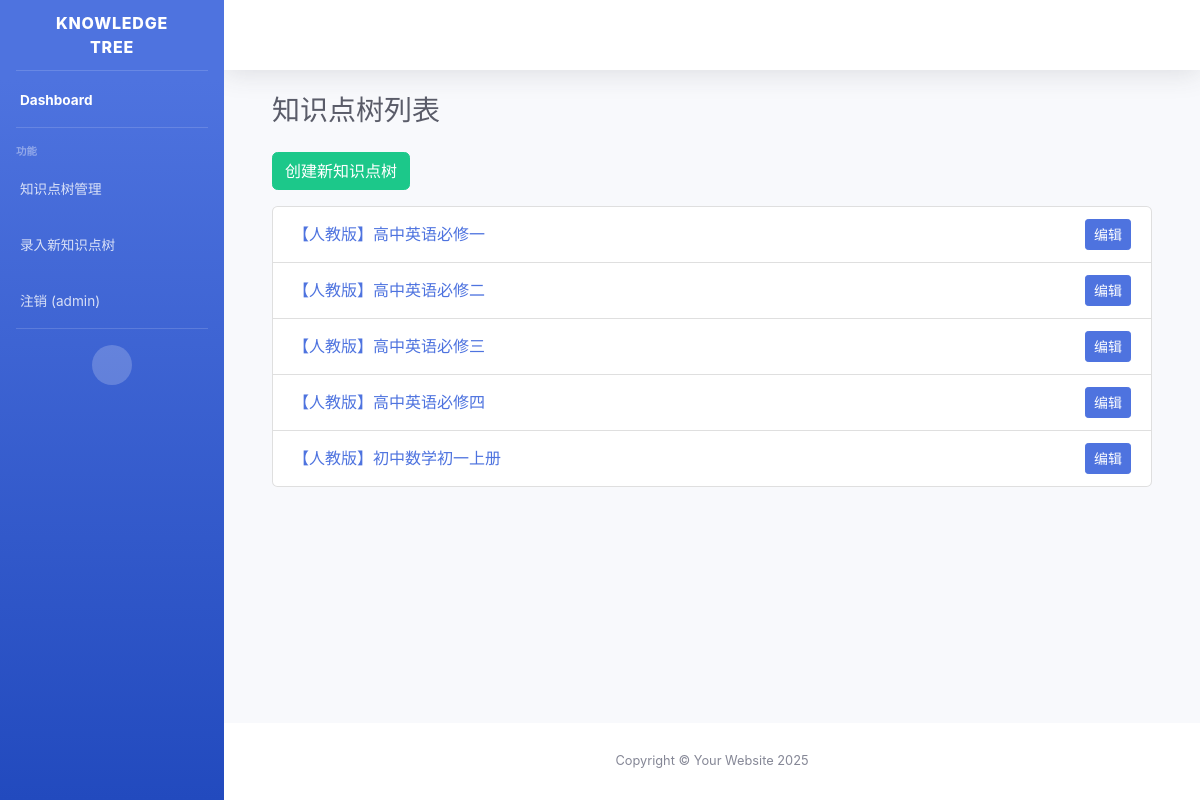
The app's page / (signed in) with its own data.
### tree/models.py (models this page shows, shortened)
class KnowledgeTree(models.Model):
    title = models.CharField(max_length=255, default="Untitled Knowledge Tree")
    data = models.JSONField(default=dict, blank=True)
    created_at = models.DateTimeField(auto_now_add=True)
    updated_at = models.DateTimeField(auto_now=True)

### tree/views.py (the view)
# urls.py: path('', views.index, name='index'),
def index(request):
    trees = KnowledgeTree.objects.all()
    return render(request, 'tree/index.html', {'trees': trees})

### tree/templates/tree/index.html (shortened to what this page needs)
{% extends 'tree/base.html' %}
{% block content %}
<div class="container-fluid">
    <h1 class="h3 mb-4 text-gray-800">知识点树列表</h1>
    <a href="{% url 'tree:create_tree' %}" class="btn btn-success mb-3">创建新知识点树</a>
    <ul class="list-group">
      {% for tree in trees %}
      <li class="list-group-item d-flex justify-content-between align-items-center">
        <a href="{% url 'tree:view_tree' tree.id %}">{{ tree.title }}</a>
        <div>
          <a href="{% url 'tree:edit_tree' tree.id %}" class="btn btn-sm btn-primary">编辑</a>
        </div>
      </li>
      {% empty %}
      <li class="list-group-item">暂无知识点树</li>
      {% endfor %}
    </ul>
</div>
{% endblock %}

### tree/templates/tree/base.html (shortened to what this page needs)
{% load static %}
<!DOCTYPE html>
<html lang="en">
<head>
  <link href="{% static 'css/sb-admin-2.min.css' %}" rel="stylesheet">
</head>
<body id="page-top">
  <div id="wrapper">
    <ul class="navbar-nav bg-gradient-primary sidebar sidebar-dark accordion" id="accordionSidebar">
      <a class="sidebar-brand d-flex align-items-center justify-content-center" href="/">
        <div class="sidebar-brand-text mx-3">Knowledge Tree</div>
      </a>
      <hr class="sidebar-divider my-0">
      <li class="nav-item active">
        <a class="nav-link" href="/">
          <span>Dashboard</span>
        </a>
      </li>
      <hr class="sidebar-divider">
      <div class="sidebar-heading">
        功能
      </div>
      <li class="nav-item">
        <a class="nav-link" href="{% url 'tree:index' %}">
          <span>知识点树管理</span>
        </a>
      </li>
      <li class="nav-item">
        <a class="nav-link" href="{% url 'tree:create_tree' %}">
          <span>录入新知识点树</span>
        </a>
      </li>
      <li class="nav-item">
        {% if user.is_authenticated %}
          <li class="nav-item">
            <a class="nav-link" href="{% url 'logout' %}">
              <span>注销 ({{ user.username }})</span>
            </a>
          </li>
        {% endif %}
      </li>
      <hr class="sidebar-divider d-none d-md-block">
      <div class="text-center d-none d-md-inline">
        <button class="rounded-circle border-0" id="sidebarToggle"></button>
      </div>
    </ul>
    <div id="content-wrapper" class="d-flex flex-column">
      <div id="content">
        <nav class="navbar navbar-expand navbar-light bg-white topbar mb-4 static-top shadow">
        </nav>
        <div class="container-fluid">
          {% block content %}{% endblock %}
        </div>
      </div>
      <footer class="sticky-footer bg-white">
        <div class="container my-auto">
          <div class="copyright text-center my-auto">
            <span>Copyright &copy; Your Website 2025</span>
          </div>
        </div>
      </footer>
    </div>
  </div>
</body>
</html>

### records on screen
KnowledgeTree: title "【人教版】高中英语必修一"
KnowledgeTree: title "【人教版】高中英语必修二"
KnowledgeTree: title "【人教版】高中英语必修三"
KnowledgeTree: title "【人教版】高中英语必修四"
KnowledgeTree: title "【人教版】初中数学初一上册"

### other values on screen
{{ user.username }} "admin"
